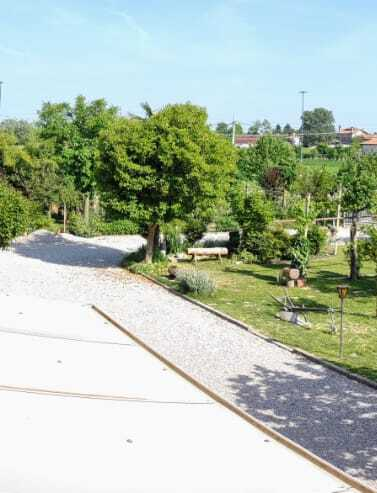
//> input picture src/4/data/panoramic_garden/1.jpeg, 377 x 493 px; its folder holds only this picture in this run
$ ./lab4Pano   (built with g++ and OpenCV 4)
//> lines starting //> are read from the running program, lines starting //| are printed output that depends on the picture
/*
    Author: Vittorio Esposito
    2005795
    Lab 4 Final Project - Image Stitching
*/

#include <iostream>
#include <stdio.h>
#include <memory>
#include <opencv2/core.hpp>
#include <opencv2/opencv.hpp>
#include <opencv2/imgcodecs.hpp>
#include <opencv2/highgui.hpp>
#include <opencv2/imgproc.hpp>
#include <opencv2/calib3d.hpp>

using namespace std;
using namespace cv;

vector<Mat> images;
vector<vector<DMatch>> matches;
vector<vector<KeyPoint>> kp;
vector<Mat> descr;
vector<Mat> homographies;
vector<vector<Point2f>> srcCoords;
vector<vector<Point2f>> dstCoords;
vector<int> meanDistanceSrc;
vector<int> meanDistanceDst;
Mat stitchedImage;

Mat cylindricalProj(
    const Mat &image,
    const double angle)
{
    cv::Mat tmp, result;
    cv::cvtColor(image, tmp, cv::COLOR_BGR2GRAY);
    result = tmp.clone();

    double alpha(angle / 180 * CV_PI);
    double d((image.cols / 2.0) / tan(alpha));
    double r(d / cos(alpha));
    double d_by_r(d / r);
    int half_height_image(image.rows / 2);
    int half_width_image(image.cols / 2);

    for (int x = -half_width_image + 1,
             x_end = half_width_image;
         x < x_end; ++x)
    {
        for (int y = -half_height_image + 1,
                 y_end = half_height_image;
             y < y_end; ++y)
        {
            double x1(d * tan(x / r));
            double y1(y * d_by_r / cos(x / r));

            if (x1 < half_width_image &&
                x1 > -half_width_image + 1 &&
                y1 < half_height_image &&
                y1 > -half_height_image + 1)
            {
                result.at<uchar>(y + half_height_image, x + half_width_image) = tmp.at<uchar>(round(y1 + half_height_image),
                                                                                              round(x1 + half_width_image));
            }
        }
    }

    return result;
}

// Loads all images located in @basePath
void loadImages(String basePath)
{
//> called with basePath = "./data/panoramic_garden/"
    vector<String> imageNames;
    glob(basePath, imageNames);

    images.resize(imageNames.size());

    for (int i = 0; i < imageNames.size(); i++)
    {
        // Load the image, resize it and push it into the output vector
        Mat tmpImage = imread(imageNames[i]);
//> tmpImage is the input picture: 493 rows x 377 cols, CV_8UC3; mean B, G, R 172.7, 189.4, 175.7
        images[i] = tmpImage;
    }
}

// Equalizes a single image (only the luminance channel)
Mat equalizeImage(Mat image)
{
    // Convert the images to Lab color space
    cvtColor(image, image, COLOR_BGR2Lab);

    // Split histograms
    vector<Mat> histogramsLab;
    split(image, histogramsLab);

    // equalize only the luminance (L) channel
    Mat luminanceHistogram;
    equalizeHist(histogramsLab[0], histogramsLab[0]);

    merge(histogramsLab, image);

    cvtColor(image, image, COLOR_Lab2BGR);

    return image;
}

// Equalizes images (only the luminance channel)
void equalizeImages()
{
    for (int i = 0; i < images.size(); i++)
    {
        images[i] = equalizeImage(images[i]);
    }
//> this loop made 1 pass
//> pass 1, in equalizeImage, `cvtColor(image, image, COLOR_Lab2BGR);`:
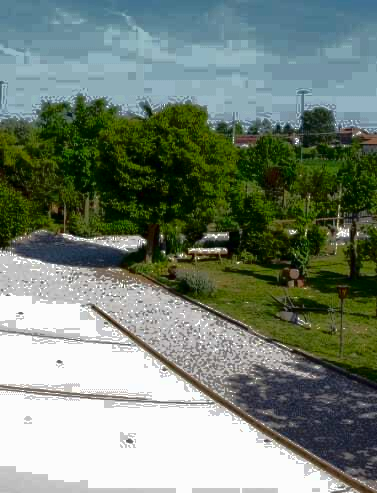
//> image: 493 rows x 377 cols, CV_8UC3; mean B, G, R 118.5, 131.2, 118
}

// Performs cylindrical projection
void cylindricalProjection(double angle)
{
//> called with angle = 10
    for (int i = 0; i < images.size(); i++)
    {
        images[i] = cylindricalProj(images[i], angle);
    }
//> this loop made 1 pass
//> pass 1, in cylindricalProj, `cv::cvtColor(image, tmp, cv::COLOR_BGR2GRAY);`:
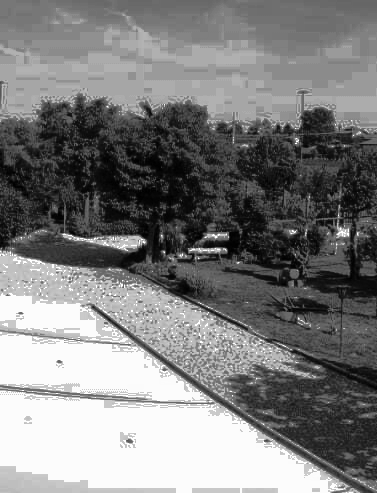
//> tmp: 493 rows x 377 cols, CV_8UC1; min 0, max 255, mean 125.8
}

// Extacts SIFT features of the images
void extractFeaturesSIFT()
{
    Ptr<SIFT> siftPtr = SIFT::create(0, 3, 0.035, 10, 1.65);
    kp.resize(images.size());
//> kp = 1 item
    descr.resize(images.size());

    for (int i = 0; i < images.size(); i++)
    {
        siftPtr->detectAndCompute(images[i], Mat(), kp[i], descr[i]);
    }
}

// Shows keypoints
void showKeypoints()
{
    for (int i = 0; i < images.size(); i++)
    {
        Mat tmp;
        drawKeypoints(images[i], kp[i], tmp);
        imshow("", tmp);
        waitKey(0);
    }
}

// Finds the matches between the different features
void findMatches(int ratio)
{
//> called with ratio = 5
    Ptr<BFMatcher> matcherPtr = cv::BFMatcher::create(NORM_L2, true);

    matches.resize(kp.size() - 1);
//> matches = 0 matches
    double minDistance = 10000;

    // For each couple of adjacent images in the grid
    for (int i = 0; i < kp.size() - 1; i++)
    {
        // Compute the match between the different features
        vector<DMatch> imageMatches;
        matcherPtr->match(descr[i], descr[i + 1], imageMatches, Mat());

        // Find the minimum distance between keypoints
        for (int j = 0; j < imageMatches.size(); j++)
        {
            if (imageMatches[j].distance < minDistance)
                minDistance = imageMatches[j].distance;
        }

        // Select the matches with distance less than ratio*minDistance
        for (int j = 0; j < imageMatches.size(); j++)
        {
            if (imageMatches[j].distance < ratio * minDistance)
                matches[i].push_back(imageMatches[j]);
        }
    }
//> this loop made 0 passes
//> after the loop, minDistance = 10000
}

// Show matches
void showMatches()
{

    for (int i = 0; i < matches.size(); i++)
    {
        Mat tmp;
        drawMatches(images[i], kp[i], images[i + 1], kp[i + 1], matches[i], tmp);
        imshow("", tmp);
        waitKey(0);
    }
}

// Finds the transform between matched keypoints
void findHomographies()
{
    int size = images.size() - 1;
//> size = 0

    homographies.resize(size);
    srcCoords.resize(size);
//> srcCoords = 0 point lists
    dstCoords.resize(size);
//> dstCoords = 0 point lists

    for (int i = 0; i < size; i++)
    {
        vector<KeyPoint> kp1 = kp[i];
        vector<KeyPoint> kp2 = kp[i + 1];
        vector<DMatch> tmpMatches = matches[i];

        vector<Point2f> obj;
        vector<Point2f> scene;
        vector<uchar> mask;

        for (int j = 0; j < tmpMatches.size(); j++)
        {
            // Get the keypoints from the matches
            obj.push_back(kp1[tmpMatches[j].queryIdx].pt);
            scene.push_back(kp2[tmpMatches[j].trainIdx].pt);
        }

        // if (obj.size() > 0 && scene.size() > 0)
        homographies[i] = findHomography(obj, scene, RANSAC, 3);

        srcCoords[i] = obj;
        dstCoords[i] = scene;
    }
}

// Finds distances
void findDistances()
{
    meanDistanceSrc.resize(0);
    meanDistanceDst.resize(0);

    for (int i = 0; i < images.size() - 1; i++)
    {

        vector<Point2f> tmpSrcCoords = srcCoords[i];
        vector<Point2f> tmpDstCoords = dstCoords[i];

        double tmpDistSrc = 0;
        double tmpDistDst = 0;
        for (int j = 0; j < tmpSrcCoords.size(); j++)
        {
            tmpDistSrc = tmpDistSrc + tmpSrcCoords[j].x;
            tmpDistDst = tmpDistDst + tmpDstCoords[j].x;
        }

        tmpDistSrc = tmpDistSrc / tmpSrcCoords.size();
        tmpDistDst = tmpDistDst / tmpDstCoords.size();
        meanDistanceSrc.push_back(tmpDistSrc);
        meanDistanceDst.push_back(tmpDistDst);
    }
}

// Performs stitching
void performStitching()
{
    vector<int> tmpSum;
    int tmpDimX = 0;

    for (int i = 0; i < meanDistanceSrc.size(); i++)
    {
        tmpSum.push_back(tmpDimX + meanDistanceSrc[i]);
        tmpDimX = tmpDimX + meanDistanceSrc[i] - meanDistanceDst[i];
    }

    tmpDimX += images[images.size() - 1].cols;
//> tmpDimX = 377
    int tmpDimY = images[images.size() - 1].rows;
//> tmpDimY = 493

    Mat tmpStitchedImage(tmpDimY*1.1, tmpDimX*1.1, CV_8UC1, Scalar(0));
//> tmpStitchedImage: 542 rows x 414 cols, CV_8UC1; every value is 0
//> (the run ends here: the program crashes, at `images[0](Rect(0, 0, meanDistanceSrc[0], images[0].rows)).copyTo(tmpSt..`)

$ run again, on src/4/data/panoramic_garden/4.jpeg
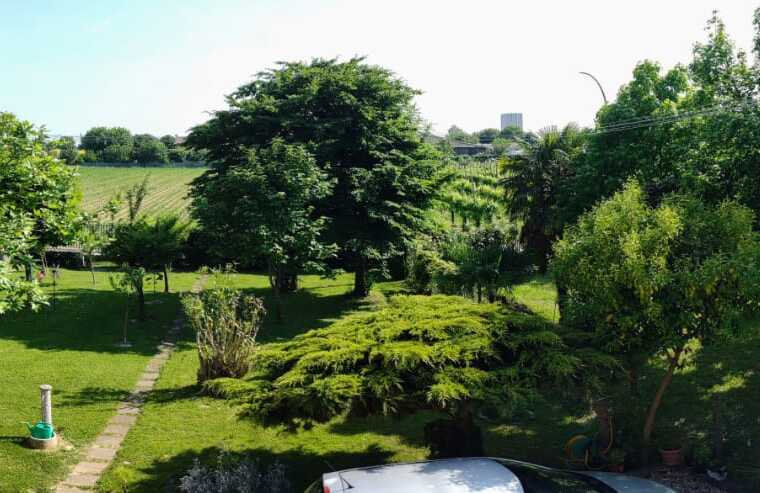
//> input picture src/4/data/panoramic_garden/4.jpeg, 760 x 493 px
//> in loadImages, tmpImage is the input picture: 493 rows x 760 cols, CV_8UC3; mean B, G, R 86.4, 115.9, 101.6
//> the loop in equalizeImages, `for (int i = 0; i < images.size(); i++)` made 1 pass
//> pass 1, in equalizeImage, `cvtColor(image, image, COLOR_Lab2BGR);`:
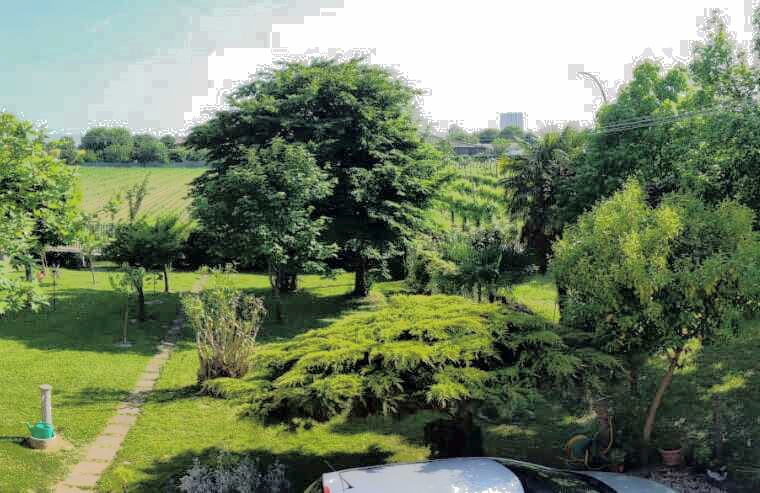
//> image: 493 rows x 760 cols, CV_8UC3; mean B, G, R 99.4, 129.4, 114.9
//> the loop in cylindricalProjection, `for (int i = 0; i < images.size(); i++)` made 1 pass
//> pass 1, in cylindricalProj, `cv::cvtColor(image, tmp, cv::COLOR_BGR2GRAY);`:
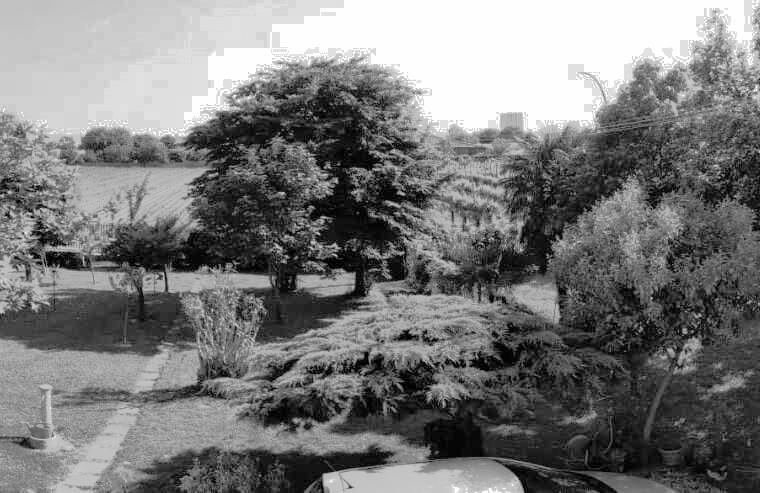
//> tmp: 493 rows x 760 cols, CV_8UC1; min 0, max 255, mean 121.6
//> kp = 1 item
//> the loop in extractFeaturesSIFT, `for (int i = 0; i < images.size(); i++)` made 1 pass
//> matches = 0 matches
//> after the loop in findMatches, `for (int i = 0; i < kp.size() - 1; i++)`: minDistance = 10000
//> size = 0
//> srcCoords = 0 point lists
//> tmpDimX = 760
//> tmpDimY = 493
//> tmpStitchedImage: 542 rows x 836 cols, CV_8UC1; every value is 0

$ run again, on src/4/data/panoramic_garden/5.jpeg
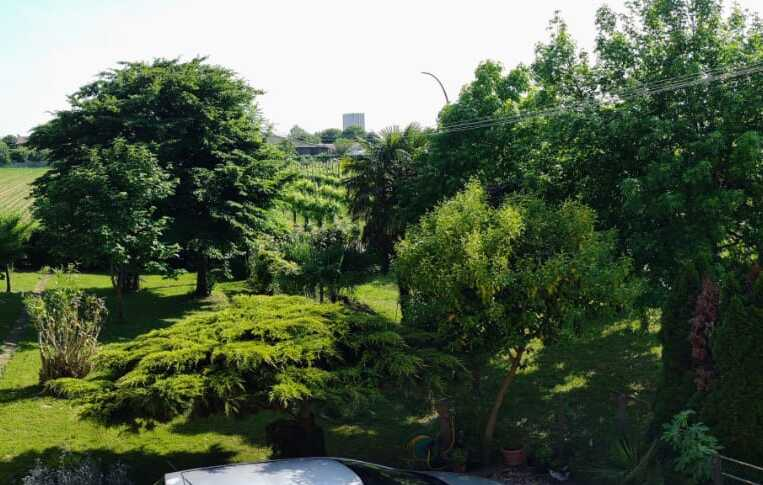
//> input picture src/4/data/panoramic_garden/5.jpeg, 763 x 485 px
//> in loadImages, tmpImage is the input picture: 485 rows x 763 cols, CV_8UC3; mean B, G, R 72.4, 96.3, 82.7
//> the loop in equalizeImages, `for (int i = 0; i < images.size(); i++)` made 1 pass
//> pass 1, in equalizeImage, `cvtColor(image, image, COLOR_Lab2BGR);`:
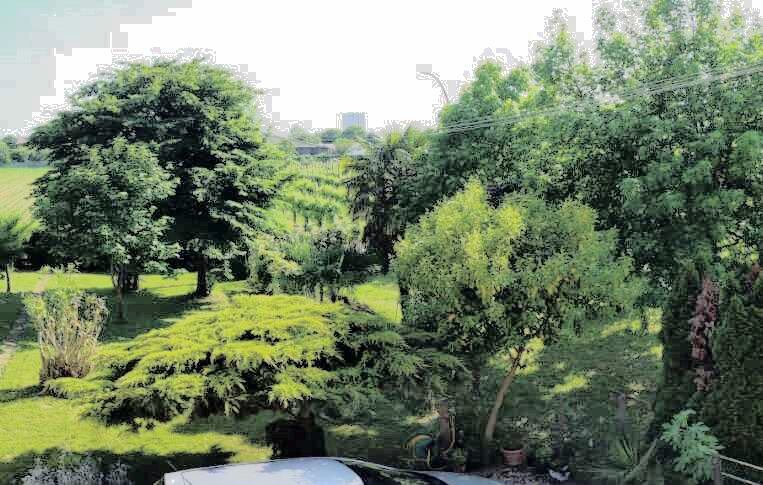
//> image: 485 rows x 763 cols, CV_8UC3; mean B, G, R 104.2, 129.3, 115.3
//> the loop in cylindricalProjection, `for (int i = 0; i < images.size(); i++)` made 1 pass
//> pass 1, in cylindricalProj, `cv::cvtColor(image, tmp, cv::COLOR_BGR2GRAY);`:
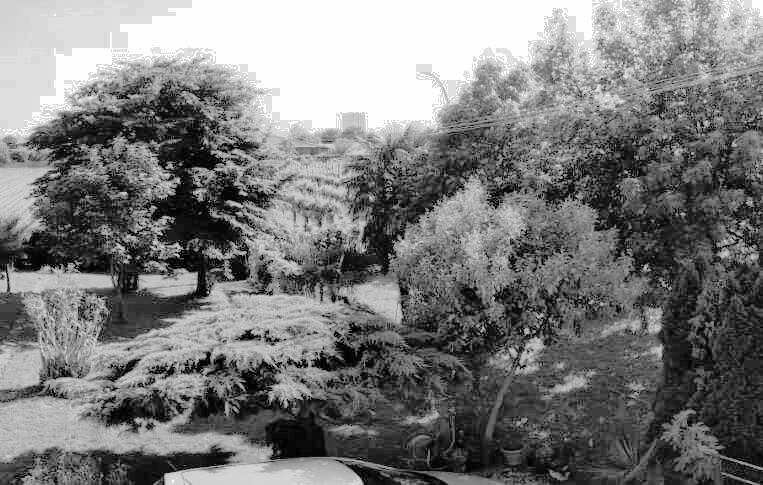
//> tmp: 485 rows x 763 cols, CV_8UC1; min 0, max 255, mean 122.2
//> kp = 1 item
//> the loop in extractFeaturesSIFT, `for (int i = 0; i < images.size(); i++)` made 1 pass
//> matches = 0 matches
//> after the loop in findMatches, `for (int i = 0; i < kp.size() - 1; i++)`: minDistance = 10000
//> size = 0
//> srcCoords = 0 point lists
//> tmpDimX = 763
//> tmpDimY = 485
//> tmpStitchedImage: 533 rows x 839 cols, CV_8UC1; every value is 0

$ run again, on src/4/data/panoramic_garden/6.jpeg
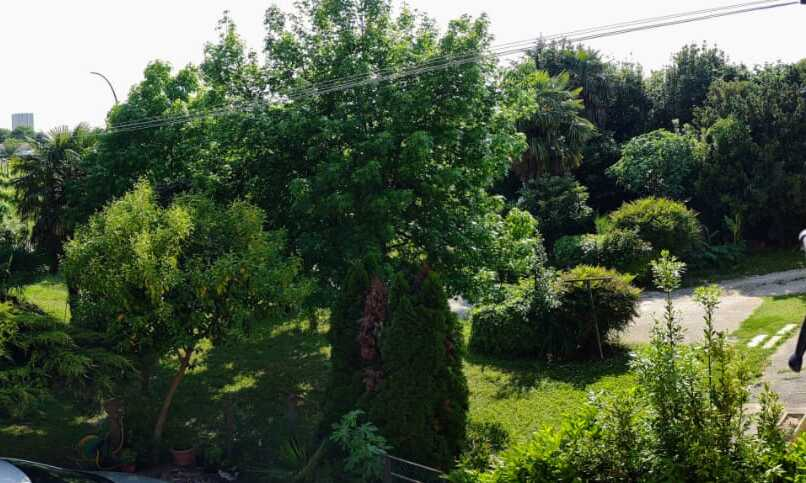
//> input picture src/4/data/panoramic_garden/6.jpeg, 806 x 483 px
//> in loadImages, tmpImage is the input picture: 483 rows x 806 cols, CV_8UC3; mean B, G, R 67, 91, 77.4
//> the loop in equalizeImages, `for (int i = 0; i < images.size(); i++)` made 1 pass
//> pass 1, in equalizeImage, `cvtColor(image, image, COLOR_Lab2BGR);`:
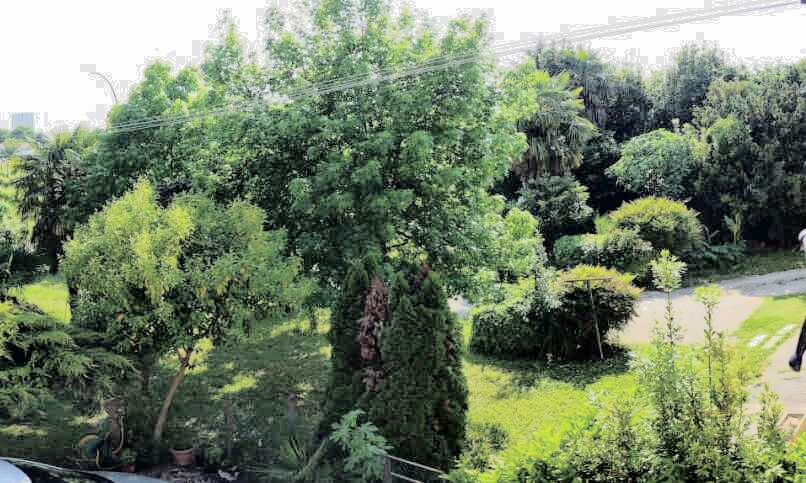
//> image: 483 rows x 806 cols, CV_8UC3; mean B, G, R 103.5, 128.8, 114.6
//> the loop in cylindricalProjection, `for (int i = 0; i < images.size(); i++)` made 1 pass
//> pass 1, in cylindricalProj, `cv::cvtColor(image, tmp, cv::COLOR_BGR2GRAY);`:
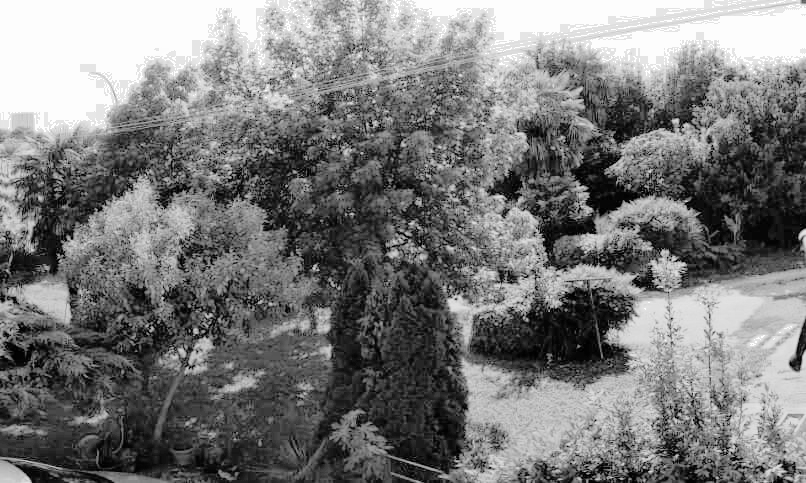
//> tmp: 483 rows x 806 cols, CV_8UC1; min 0, max 255, mean 121.6
//> kp = 1 item
//> the loop in extractFeaturesSIFT, `for (int i = 0; i < images.size(); i++)` made 1 pass
//> matches = 0 matches
//> after the loop in findMatches, `for (int i = 0; i < kp.size() - 1; i++)`: minDistance = 10000
//> size = 0
//> srcCoords = 0 point lists
//> tmpDimX = 806
//> tmpDimY = 483
//> tmpStitchedImage: 531 rows x 886 cols, CV_8UC1; every value is 0
